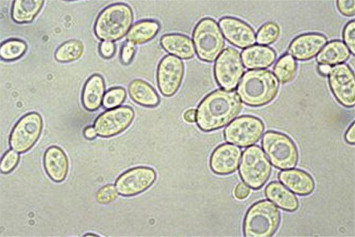
#> input picture yeast_cell.jpg, 355 x 237 px
$ jupyter execute 'ML_FeatureExtraction (2).ipynb'   (older library calls are emulated)
#> lines starting #> are read from the running program, lines starting #| are printed output that depends on the picture; after the words box and inside, x2 and y2 are one past the last pixel; in counts of white or black regions, pixels touching at a corner belong together
[cell 1]
import cv2
from skimage.filters.rank import entropy
from skimage.morphology import disk
import pandas as pd

img = cv2.imread('yeast_cell.jpg')
#> img is the input picture: shape (237, 355, 3); mean B, G, R 173.7, 188.7, 187.8
from google.colab.patches import cv2_imshow
cv2_imshow (img)


img = cv2.cvtColor(img, cv2.COLOR_BGR2GRAY)
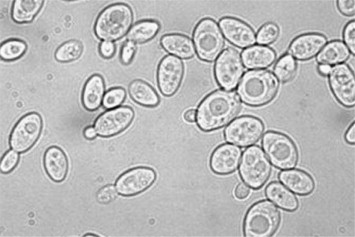
#> img: shape (237, 355); min 13, max 255, mean 186.8
img2 = img.reshape(-1)
df = pd.DataFrame()
df['Original Image'] = img2

[cell 2]
from scipy import ndimage  as nd
gaussian_img = nd.gaussian_filter(img , sigma = 3)
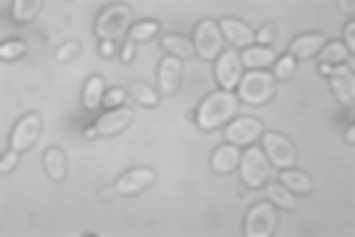
#> gaussian_img: shape (237, 355); min 142, max 222, mean 185.8
gaussian_img1 = gaussian_img.reshape(-1)
df['Gaussian s3'] = gaussian_img1
from google.colab.patches import cv2_imshow
cv2_imshow (img)

from google.colab.patches import cv2_imshow

cv2_imshow (gaussian_img)
cv2.waitKey()
cv2.destroyAllWindows()

[cell 3]
import cv2
from skimage.filters.rank import entropy
from skimage.morphology import disk
from matplotlib import pyplot as plt
from google.colab.patches import cv2_imshow
cv2_imshow (img)
# Apply entropy filter
entropy_img = entropy(img, disk(1))
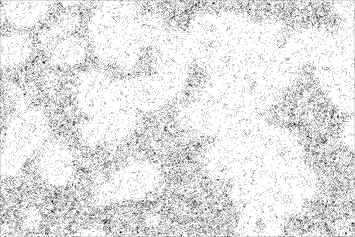
#> entropy_img: shape (237, 355) float64; min 0, max 2.32, mean 2.08; drawn with min black and max white

# Display filtered image
plt.imshow(entropy_img, cmap='gray')
cv2.waitKey()
cv2.destroyAllWindows()

[cell 4]
import cv2
import numpy as np
from matplotlib import pyplot as plt
from google.colab.patches import cv2_imshow
cv2_imshow (img)
# Load image
img = cv2.imread('yeast_cell.jpg', 0)
#> img: shape (237, 355); min 13, max 255, mean 186.8

# Apply Sobel filter in x-direction
sobel_x = cv2.Sobel(img, cv2.CV_64F, 1, 0, ksize=5)
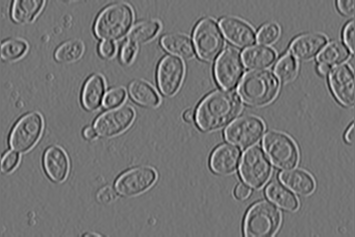
#> sobel_x: shape (237, 355) float64; min -7641, max 9056, mean -3; drawn with min black and max white

# Apply Sobel filter in y-direction
sobel_y = cv2.Sobel(img, cv2.CV_64F, 0, 1, ksize=5)
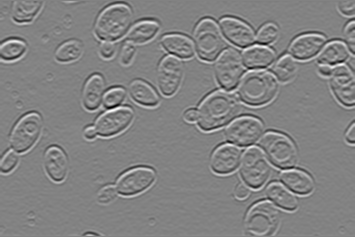
#> sobel_y: shape (237, 355) float64; min -9868, max 9354, mean -2.7; drawn with min black and max white

# Compute magnitude and angle of gradient
mag, angle = cv2.cartToPolar(sobel_x, sobel_y, angleInDegrees=True)
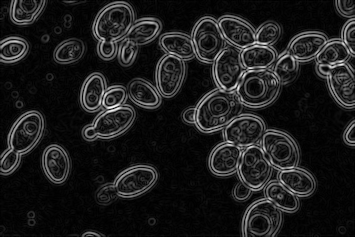
#> mag: shape (237, 355) float64; min 0, max 10150, mean 1144.3; drawn with min black and max white
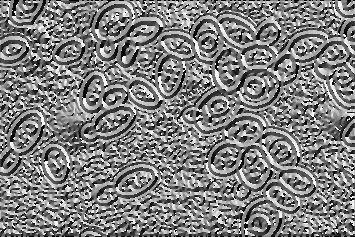
#> angle: shape (237, 355) float64; min 0, max 360, mean 180.1; drawn with min black and max white


# Display filtered image
plt.subplot(1, 3, 1)
plt.imshow(img, cmap='gray')
plt.title('Original')

plt.subplot(1, 3, 2)
plt.imshow(mag, cmap='gray')
plt.title('Magnitude')

plt.subplot(1, 3, 3)
plt.imshow(angle, cmap='gray')
plt.title('Angle')
plt.show()

[cell 5]
from skimage.filters import sobel
sobel_img = sobel(img)
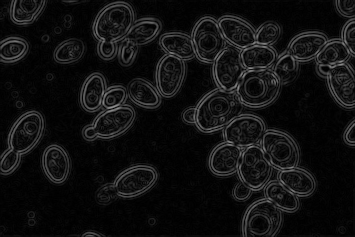
#> sobel_img: shape (237, 355) float64; min 0, max 0.575, mean 0.0666
sobel1 = sobel_img.reshape(-1)
df['Sobel'] = sobel1
print(df.head())

[cell 6]
import cv2
import numpy as np
from matplotlib import pyplot as plt


# Load the image
img = cv2.imread('yeast_cell.jpg')

# Convert the image to grayscale
gray = cv2.cvtColor(img, cv2.COLOR_BGR2GRAY)

# Apply a threshold to the image
_, thresh = cv2.threshold(gray, 0, 255, cv2.THRESH_BINARY+cv2.THRESH_OTSU)
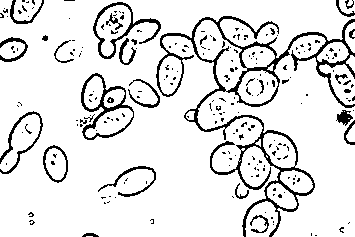
#> thresh: shape (237, 355); 88.7% white; black in thin lines or dots


# Find the contours in the binary image
contours, _ = cv2.findContours(thresh, cv2.RETR_TREE, cv2.CHAIN_APPROX_SIMPLE)
#> contours = 295 contours, 238 with area under 20; largest, box (x1, y1, x2, y2) and area: (0, 0, 355, 237) 53962, (194, 20, 355, 237) 15414, (80, 72, 135, 141) 2402, (92, 1, 162, 60) 1814, (96, 5, 131, 57) 1020

# Calculate features of the contours
for contour in contours:
    # Area
    area = cv2.contourArea(contour)
    # Perimeter
    perimeter = cv2.arcLength(contour, True)
    # Compactness
    #compactness = perimeter**2 / (4*3.1416*area)
    #Moments
    canny_edges = cv2.Canny(gray , 30 ,200)
    moments = cv2.moments(canny_edges)

    # Centroid
    cx = int(moments['m10'] / moments['m00'])
    cy = int(moments['m01'] / moments['m00'])

    plt.imshow(img)
    plt.xticks([])
    plt.yticks([])

    # Do something with the features (e.g., print them out)
    print('Area:', area)
    print('Perimeter:', perimeter)
    print('Moments:', moments)
    print('Centroid:', cx, cy)
#> this loop made 295 passes
#> (area, perimeter) on passes 2, 6, 8: (870, 117.3), (152, 117.9), (462.5, 89.5)
#> (printed output is left out)
#> pass 1, `canny_edges = cv2.Canny(gray , 30 ,200)`:
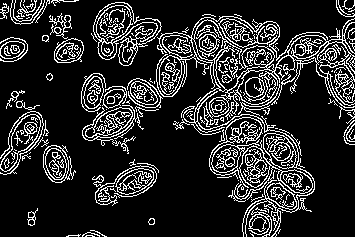
#> canny_edges: shape (237, 355); 16.5% white in thin lines or dots
#> figure, not shown here; B, G, R data is drawn as R, G, B
